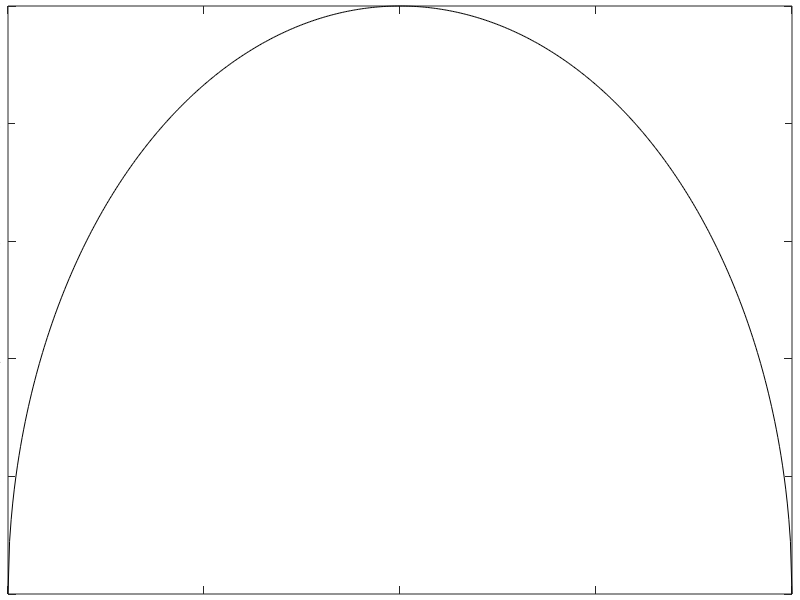

Here is the MATLAB script that generated this plot: (Note: this script raises an error after producing the figure.)
%scDraw : Draws a blank smith chart
%
%  SYNOPSIS:
%     When called without arguments, the function draws a standard smith chart.
%     Otherwise, one may want to draw only specific curves for r and/or x values.
%     For different calling syntaxes see under SYNTAX.
%
%     See also scRay, scMove, scConCirc, scMatchCirc : available for different tasks
%     
%     
%  SYNTAX:
%     [h] = scDraw(r, x, ChColor)
%           draws only the r and x lines required
%     [h] = scDraw
%           draws a standard smith chart
%
%     And one can suppress the secondary details like scales and labels by calling:
%     [h] = scDraw(0)
%           draws 'only' a standard smith chart without r and m scales etc.
%
%  INPUT ARGUMENTS:
%     r       : A vector consisting of the desired values of r 
%     x       : A vector consisting of the desired values of x
%     ChColor : Color of the smith chart
%     xL      : a vector of x values containing left termination points for r circles
%     xR      : a vector of x values containing right termination points for r circles
%     rL      : a vector of r values containing left termination points for x arcs
%     rR      : a vector of r values containing right termination points for r arcs
%
%  OUTPUT ARGUMENT:
%     h : figure handle. If no output argument is given, the handle is returned in
%         the workspace variable ans. 
%
%  EXAMPLES:
%     (1) scDraw;
%         will draw a blank smith chart
%
%     (2) h = scDraw;
%         will draw a blank smith chart and return the gigure handle h.
%
%     (3) scDraw(0);
%         will draw a blank smith chart without scales etc.
%
%     (4) scDraw([1 2 3 4 5],[.1 2 3 4]);
%         will draw only the r lines specified by [1 2 3 4 5] and x lines [.1 2 3 4]
%
%     Mohammad Ashfaq - (31-05-2000)
%     Mohammad Ashfaq - (13-04-2006) Modified (examples included)

function H = scDraw(r, x, ChColor, xR, xL, rR, rL)

FullMapWithLabels = 1;
if nargin==1
    FullMapWithLabels   = 0;
end
if nargin<=1
    % DEFINE STANDARD DEFAULT FOR r
    r= [0.00, 0.05, 0.10, 0.15, 0.20, 0.25, 0.30, 0.35, 0.40, 0.45, 0.50, 0.50, 0.55, 0.60, 0.65,...
            0.70, 0.75, 0.80, 0.85, 0.90, 0.95, 1.00, 1.10, 1.20, 1.30, 1.40, 1.50, 1.50, 1.60, 1.70,...
            1.80, 1.90, 2.00, 2.20, 2.40, 2.50, 2.60, 2.80, 3.00, 3.50, 4.00, 4.50, 5.00, 6.00, 7.00,...
            8.00, 9.00, 10.0, 15.0, 20.0, 50.0];
    xR=[   0,    1,    2,    1,    4,    1,    2,    1,    4,    1,    2,    5,     1,   4,    1,...
            2,    1,    4,    1,    2,    1,   10,    2,    4,    2,    4,    2,     5,   4,    2,...
            4,    2,   20,    2,    2,    5,    2,    2,   10,    5,   10,    5,    10,  10,   10,...
            10,   10,   20,   20,   50,   0];
    
    xL=[   0,    0,    0,    0,    0,    0,    0,    0,    0,    0,    0,     4,     0,   0,    0,...
            0,    0,    0,    0,    0,    0,    0,    0,    0,    0,    0,     0,     4,   0,    0,...
            0,    0,    0,    0,    0,    2,    0,    0,    0,    0,    0,     0,     0,   0,    0,...
            0,    0,    0,    0,    0,    0];
    rPrint = [0.1:0.1:1.0,1.5 2.0 3.0 4.0 5.0 10 20 50];
    
    % DEFINE STANDARD DEFAULT FOR x
    x=[0.05, 0.10, 0.15, 0.20, 0.25, 0.30, 0.35, 0.40, 0.45, 0.50,  0.50, 0.55, 0.60, 0.65, 0.70,...
            0.75, 0.80, 0.85, 0.90, 0.95, 1.00, 1.10, 1.20, 1.30, 1.40,  1.50, 1.50, 1.60, 1.70, 1.80,...
            1.90, 2.00, 2.20, 2.40, 2.50, 2.60, 2.80, 3.00, 3.20, 3.40,  3.50, 3.60, 3.80, 4.00, 4.50,...
            5.00, 6.00, 7.00, 8.00, 9.00, 10.0, 15.0, 20.0, 50.0];
    rR=  [1,    2,    1,    3,    1,    2,    1,    3,    1,    2,     5,    1,    3,    1,    2,...
            1,    3,    1,    2,    1,   10,    2,    3,    2,    3,     2,    5,    3,    2,    3,...
            2,   10,    2,    2,    5,    2,    2,   10,    2,    2,     5,    2,    2,   10,    5,...
            10,   10,   10,   10,   10,   20,   20,   50,   0];
    
    rL=  [0,    0,    0,    0,    0,    0,    0,    0,    0,    0,     3,    0,     0,   0,    0,...
            0,    0,    0,    0,    0,    0,    0,    0,    0,    0,     0,    3,     0,   0,    0,...
            0,    0,    0,    0,    2,    0,    0,    0,    0,    0,     2,    0,     0,   0,    0,...
            0,    0,    0,    0,    0,    0,    0     0,    0];
    xPrint  = [0.1:0.1:1.0,1.5 2.0 3.0 4.0 5.0 10 20 50];
    ChColor = 'k';
end

if (nargin == 2)||(nargin ==3)
    rR = zeros(size(x));
    rL = zeros(size(x));
    xR = zeros(size(r));
    xL = zeros(size(r));
    rPrint = r;
    xPrint = x;
end
if nargin ==2 
    ChColor = 'k';
end

if isempty(get(gcf, 'name')) || nargin ==0
    H = gcf;
    set(gcf,'name','Smith Chart');
    set(gca,'color','w');
    whitebg(gcf,'w');
    set(gca,'position',[0.01 0.01 0.98 0.98]);
    scPresent = 0;
else
    scPresent = 1;
end


% DRAW r CIRCLES
scResCirc(r, ChColor, xR, xL);
axis equal;
axis off;


% DRAW x ARCS
scReacArc(x, 1, ChColor, rR, rL);
scReacArc(x, -1, ChColor, rR, rL);

if ~scPresent
    
    % DRAW THE OUTER CIRCLE AND THE X-AXIS
    h = plot([-1 1],[0 0], ChColor);
    set(get(get(h,'Annotation'),'LegendInformation'),...
        'IconDisplayStyle','off'); % Exclude line from legend
    h=plot(-1:.001:1, sqrt(1-(-1:.001:1).^2), ChColor);
    set(get(get(h,'Annotation'),'LegendInformation'),...
        'IconDisplayStyle','off'); % Exclude line from legend
    h=plot(-1:.001:1,-sqrt(1-(-1:.001:1).^2), ChColor);
    set(get(get(h,'Annotation'),'LegendInformation'),...
        'IconDisplayStyle','off'); % Exclude line from legend
    
    % PRINT r VALUES
    scPrnVal(rPrint, 'r');
    
    % PRINT x VALUES
    scPrnVal(xPrint, 'x');
    
    % DRAW THE ANGLE BOUNDARY
    scConCirc(1.01,ChColor,1);
    scConCirc(1.08,ChColor,1);
    scAngles(1.01, 1.08, ChColor);
    
    % DRAW THE LENGTH BOUNDARY
    scConCirc(1.085,ChColor,1);
    scConCirc(1.16,ChColor,1);
    scLength(1.085, 1.16, ChColor);
    
    if FullMapWithLabels
        scScales(ChColor);
        scLabels(ChColor);
    end
end

function scResCirc(r, LinCol, xR, xL)
% scResCirc: draws r circles in the smith chart
%
%  SYNOPSIS:
%     This fuction draws r circles which have their centers on the real axis and
%     the radius is always such that they pass through the point (1,0).
%     The function is called by scDraw to do so. 
%     
%  SYNTAX:
%     scResCirc(r, LinCol, xR, xL)
%
%  INPUT ARGUMENTS:
%     r      : a vector consisting of the desired values of r 
%     LinCol : desired color of the circle(s)
%     xR     : a vector containing right termination points for r circles
%     xL     : a vector containing left termination points for r circles
%
%  OUTPUT ARGUMENT:
%     none

% PLOT CIRCLES
for ii = 1:length(r)
    rc = r(ii);
    if xR(ii)~=0
        xc1 = xR(ii);
        [xco1, yco1] = scPOI(rc, xc1);
    else
        xco1 = 1;
    end
    
    if xL(ii)~=0
        [xco2, yco2] = scPOI(rc, xL(ii));
    else
        xco2 = 20;
    end
    if xco1 < xco2
        u      = linspace((rc-1)/(rc+1), xco1, 500);
        vplus  = sqrt((1/(1+rc))^2-(u-rc/(1+rc)).^2);
        vminus = (-sqrt((1/(1+rc))^2-(u-rc/(1+rc)).^2));
        h = plot(real(u),real(vplus),LinCol);
        set(get(get(h,'Annotation'),'LegendInformation'),...
        'IconDisplayStyle','off'); % Exclude line from legend

        hold on;
        h=plot(real(u),real(vminus),LinCol);
        set(get(get(h,'Annotation'),'LegendInformation'),...
        'IconDisplayStyle','off'); % Exclude line from legend
    end
    if xco2 ~= 20
        u      = linspace(xco2, xco1, 200);
        vplus  = sqrt((1/(1+rc))^2-(u-rc/(1+rc)).^2);
        vminus = (-sqrt((1/(1+rc))^2-(u-rc/(1+rc)).^2));
        h = plot(real(u),real(vplus),LinCol);
        set(get(get(h,'Annotation'),'LegendInformation'),...
        'IconDisplayStyle','off'); % Exclude line from legend
        hold on;
        h = plot(real(u),real(vminus),LinCol);
        set(get(get(h,'Annotation'),'LegendInformation'),...
        'IconDisplayStyle','off'); % Exclude line from legend
    end
end

function scReacArc(x,updown,LinCol,rR, rL)
%scReacArc: draws x arcs in the smith chart
%
%  SYNOPSIS:
%     This fuction draws x arcs which have their centers on the the line parallel
%     to the imaginary axis and passing through the point (1,0).
%
%     The function is called by scDraw to do so. 
%     
%  SYNTAX:
%     scReacArc(x, updown, LinCol, rR, rL)
%
%  INPUT ARGUMENTS:
%     x     : a vector consisting of the desired values of x
%     updown: draw arc in the upper(lower) half plane if positive(negative)
%     LinCol: desired color of the arc
%     rR    : a vector containing left termination points for x arcs
%     rL    : a vector containing right termination points for x arcs
%
%  OUTPUT ARGUMENT:
%     none

for jj=1:length(x)
    xc     = x(jj);
    if rR(jj)~=0
        rc1 = rR(jj);
        [xco1, yco1] = scPOI(rR(jj), xc);
    else
        xco1 = 1;
        yco1 = 0;
    end
    
    if rL(jj)~=0
        [xco2, yco2] = scPOI(rL(jj), xc);
    else
        xco2 = 20;
        yco2 = 0;
    end
    if xco1 < xco2 && xc~=0
        % FOR THE ARCS STARTING FROM THE OUTERMOST CIRCLE
        if xc <= 1
            % IF THE 9'O CLOCK POS. OF THE X ARC DOES NOT LIE WITHIN THE SMITH CHART
            uup = [];
            vup = [];
            udn = linspace((xc^2-1)/(xc^2+1), xco1, 500);
            vdn = sign(updown)*(1/xc-sqrt((1/xc)^2-(udn-1).^2));
            
        elseif (1/xc-sqrt((1/xc)^2-(1-1/xc-1).^2)) < yco1
            % IF THE 9'O CLOCK POS. OF THE X ARC  IS LOWER THAN POINT OF INTERSECTION
            uup = linspace(xco1,(xc^2-1)/(xc^2+1),100);
            vup = sign(updown)*(1/xc+sqrt(1/xc^2-(uup-1).^2));
            udn = [];
            vdn = [];
        else
            % IF THE 9'O CLOCK POS. OF THE X ARC  IS HIGHER THAN POINT OF INTERSECTION
            uup = linspace(1-1/xc,(xc^2-1)/(xc^2+1),100);
            vup = sign(updown)*(1/xc+sqrt(1/xc^2-(uup-1).^2));
            udn = linspace(1-1/xc,xco1,500);
            vdn = sign(updown)*(1/xc-sqrt((1/xc)^2-(udn-1).^2));
        end
    end
    if xco2~=20 && xc~=0
        if (1/xc-sqrt((1/xc)^2-(1-1/xc-1).^2)) > yco2
            uup = [];
            vup = [];
            udn = linspace(xco2, xco1, 500);
            vdn = sign(updown)*(1/xc-sqrt((1/xc)^2-(udn-1).^2));
        else
            % IF THE 9'O CLOCK POS. OF THE X ARC  IS LOWER THAN POINT OF INTERSECTION
            uup = linspace(1-1/xc,xco2,100);
            vup = sign(updown)*(1/xc+sqrt(1/xc^2-(uup-1).^2));
            udn = linspace(1-1/xc,xco1,500);
            vdn = sign(updown)*(1/xc-sqrt((1/xc)^2-(udn-1).^2));
        end
    end
    if xc~=0
        h = plot(real(uup),real(vup),LinCol);
        set(get(get(h,'Annotation'),'LegendInformation'),...
        'IconDisplayStyle','off'); % Exclude line from legend
        h = plot(real(udn),real(vdn),LinCol);
        set(get(get(h,'Annotation'),'LegendInformation'),...
        'IconDisplayStyle','off'); % Exclude line from legend
    end
end

function scPrnVal(vPrn, rORx)
%scPrnVal: Prints x and r values on the smith chart
%
%  SYNOPSIS:
%     This fuction prints x and r values on the smith chart.
%
%     THIS function is called internally from the function scDraw.
%     
%  SYNTAX:
%     scPrnVal(vPrn, rORx)
%
%  INPUT ARGUMENTS:
%     vPrn  : value to be printed
%     rORx  : whether an 'r' or an 'x' value is to be printed.
%
%  OUTPUT ARGUMENT:
%     none

if rORx == 'x'
    % PRINT x VALUES
    for jj = 1 : length(vPrn)
        xc   = vPrn(jj);
        [xco1, yco1] = scPOI(0, xc);
        [xco2, yco2] = scPOI(1, xc);
        
        if floor(xc)==xc && length(num2str(floor(xc)))>=2
            PrStr='%0.0f';
        else
            PrStr='%0.1f';
        end
        
        h = text (min(xco1), max(yco1), num2str(xc,PrStr));
        set(h,'color','r', 'rotation', 180*atan2(1-min(xco1), max(yco1)-abs(1/xc))/pi, 'fontsize', 4.5, 'HorizontalAlignment', 'right', 'VerticalAlignment', 'bottom');
        
        h = text (min(xco1), -max(yco1), num2str(xc, PrStr));
        set(h,'color','r', 'rotation', 180+180*atan2(-1+min(xco1), max(yco1)-abs(1/xc))/pi, 'fontsize', 4.5, 'HorizontalAlignment', 'left', 'VerticalAlignment', 'bottom');
        if xc <=1
            h = text (min(xco2), -max(yco2), num2str(xc, PrStr));
            set(h,'color','r', 'rotation', 180+180*atan2(-1+min(xco2), max(yco2-abs(1/xc)))/pi, 'fontsize', 4.5, 'HorizontalAlignment', 'left', 'VerticalAlignment', 'bottom');
            
            h = text (min(xco2), max(yco2), num2str(xc, PrStr));
            set(h,'color','r', 'rotation', 180*atan2(1-min(xco2), max(yco2)-abs(1/xc))/pi, 'fontsize', 4.5, 'HorizontalAlignment', 'right', 'VerticalAlignment', 'bottom');
        end
    end
elseif rORx == 'r'
    % PRINT r VALUES
    for jj = 1 : length(vPrn)
        rc   = vPrn(jj);
        xco1 = (rc-1)/(rc+1);
        yco1 = 0.01;
        [xco2, yco2] = scPOI(rc, 1);
        if floor(rc)==rc && length(num2str(floor(rc)))>=2
            PrStr='%0.0f';
        else
            PrStr='%0.1f';
        end
        h = text (xco1, yco1, num2str(rc,PrStr));
        set(h,'color','r','rotation',90,'fontsize',4.5,'HorizontalAlignment','left', 'VerticalAlignment', 'bottom');
        if rc <= 1
            h = text (xco2, yco2, num2str(rc,PrStr));
            set(h,'color','r','rotation',180*atan2(rc/(1+rc)-xco2, yco2)/pi, 'fontsize',4.5,'HorizontalAlignment','left', 'VerticalAlignment', 'bottom');
            h = text (xco2, -yco2, num2str(rc,PrStr));
            set(h,'color','r','rotation', 180+180*atan2(rc/(1+rc)-xco2, -yco2)/pi, 'fontsize',4.5,'HorizontalAlignment','left', 'VerticalAlignment', 'bottom');
        end
    end
else
    error('scPrnVal.m: The second argument must either be r or x');
end

function scAngles(inr, outr, color)
%scAngles: subdivides and shows angles on smith chart boundary
%
%  SYNOPSIS:
%     Marks angles on the outer periphery of the smith chart. The function is called
%     by scDraw to do so. May not produce desired results if called from the matlab
%     command prompt.
%
%     see also scDraw, scLength, sc
%     
%  SYNTAX:
%     scAngles(inr, outr, color)
%
%  INPUT ARGUMENTS:
%     inr   : radiur of the circle
%     outr  : radiur of the circle
%     color : desired color of the circle
%
%  OUTPUT ARGUMENT:
%     none

for ii=0:2:360
    if floor(ii/10) ~= ii/10
        h= plot([inr*cos(pi*ii/180), inr*1.015*cos(pi*ii/180)], [inr*sin(pi*ii/180), inr*1.015*sin(pi*ii/180)], 'k');
        set(get(get(h,'Annotation'),'LegendInformation'),...
        'IconDisplayStyle','off'); % Exclude line from legend
    else
        h = plot([inr*cos(pi*ii/180), inr*1.025*cos(pi*ii/180)], [inr*sin(pi*ii/180), inr*1.025*sin(pi*ii/180)], color);
        set(get(get(h,'Annotation'),'LegendInformation'),...
        'IconDisplayStyle','off'); % Exclude line from legend
        if ii~=360
            degstr = [num2str(ii),'^{o}'];
            h = text(inr*1.04*cos(pi*(ii)/180), inr*1.04*sin(pi*(ii)/180), degstr);
            set(h,'HorizontalAlignment','center','color',color,'rotation',270+ii+2.5,'fontsize',6);
        end
    end
end

function scLength(inr, outr, color)
%scLength: draw length marks on the outer boundary of the smith chart
%
%  SYNOPSIS:
%     Marks angles on the outer periphery of the smith chart
%     
%  SYNTAX:
%     scLength(inr, outr, color)
%
%  INPUT ARGUMENTS:
%     inr   : radiur of the circle
%     outr  : radiur of the circle
%     color : desired color of the circle
%
%  OUTPUT ARGUMENT:
%     none

VecLen = 0:.002:0.5;
for ii= 1:length(VecLen)
    if floor((ii-1)/5) ~= (ii-1)/5,
        h= plot([inr*cos(pi*(180-100*VecLen(ii)*7.2)/180), 1.015*inr*cos(pi*(180 - 100*VecLen(ii)*7.2)/180)], [inr*sin(pi*(180 - 100*VecLen(ii)*7.2)/180), 1.015*inr*sin(pi*(180 - 100*VecLen(ii)*7.2)/180)], color);
        set(get(get(h,'Annotation'),'LegendInformation'),...
        'IconDisplayStyle','off'); % Exclude line from legend
    else
        h =plot([inr*cos(pi*(180 - 100*VecLen(ii)*7.2)/180), 1.025*inr*cos(pi*(180 - 100*VecLen(ii)*7.2)/180)], [inr*sin(pi*(180 - 100*VecLen(ii)*7.2)/180), 1.025*inr*sin(pi*(180 - 100*VecLen(ii)*7.2)/180)], 'k');
        set(get(get(h,'Annotation'),'LegendInformation'),...
        'IconDisplayStyle','off'); % Exclude line from legend
        if VecLen(ii)~=0.5
            h = text(inr*1.04*cos(pi*((180 - 100*VecLen(ii)*7.2))/180), inr*1.04*sin(pi*(180 - 100*VecLen(ii)*7.2)/180), num2str(VecLen(ii),'%0.2f'));
            set(h,'color',color,'rotation',90+3.6-100*VecLen(ii)*7.2,'fontsize',6,'HorizontalAlignment','center');
        end
    end
end

function scScales(col)
%scScales: draws the reflection factor and m scales on the smith chart
%
%  SYNOPSIS:
%     This function draws the reflection factor and m scales on the smith chart
%     The function is called by scDraw to do so. 
%     
%  SYNTAX:
%     scScales(col)
%
%  INPUT ARGUMENTS:
%     none
%
%  OUTPUT ARGUMENT:
%     none

if nargin < 1
    col = 'r';
end;

% DRAW BASE LINES
hold on;
yB = 1.50;
xB = 0.05;

h=plot(xB+[0 1], (yB+0.00)*[1 1], col);
set(get(get(h,'Annotation'),'LegendInformation'),...
        'IconDisplayStyle','off'); % Exclude line from legend
h=plot(xB+[0 1], (yB+0.01)*[1 1], col);
set(get(get(h,'Annotation'),'LegendInformation'),...
        'IconDisplayStyle','off'); % Exclude line from legend

% DRAW r DIVISIONS  AND PLACE r TEXT LABELS
for jj = 0:10
    h = plot(xB+[jj,jj]/10, [yB+0.01, yB+.04],col);
    set(get(get(h,'Annotation'),'LegendInformation'),...
        'IconDisplayStyle','off'); % Exclude line from legend
    if jj ~=10
        h = plot(xB+[jj+.5,jj+.5]/10,[yB+0.01, yB+0.03],col);
        set(get(get(h,'Annotation'),'LegendInformation'),...
        'IconDisplayStyle','off'); % Exclude line from legend
    end
    h = text(xB+jj/10, yB+0.05,num2str((10-jj)/10,'%1.1f'));
    set(h,'rotation',90,'fontsize',5,'fontname','Times New Roman');
end

% PUT CAPTION TEXT ETC. FOR REFLECTION FACTOR
h = text(xB+0.5, yB+0.18, 'Reflection Factor |\Gamma|');
set (h, 'fontname','Times New Roman','fontsize', 8,'fontname','Times New Roman','HorizontalAlignment','center');
h = text(xB+0.15, yB+0.18, '<');
set (h, 'color',col);
h = plot(xB+[0.15 0.25], (yB+0.18)*[1 1], col);
set(get(get(h,'Annotation'),'LegendInformation'),...
        'IconDisplayStyle','off'); % Exclude line from legend


% DRAW REFLECTED POWER DIVISIONS  AND PLACE TEXT LABELS
PVal = [1:-0.1:0.2, 0.1:-0.02:0.02, 0.01 0.0];
for jj = 1: length(PVal)
    h = plot(xB+[1-sqrt(PVal(jj)), 1-sqrt(PVal(jj))], [yB, yB-0.03], col);
    set(get(get(h,'Annotation'),'LegendInformation'),...
        'IconDisplayStyle','off'); % Exclude line from legend
    if jj ~=length(PVal)
        h = plot(xB+[1-sqrt((PVal(jj)+PVal(jj+1))/2), 1-sqrt((PVal(jj)+PVal(jj+1))/2)], [yB, yB-.02],col);
        set(get(get(h,'Annotation'),'LegendInformation'),...
        'IconDisplayStyle','off'); % Exclude line from legend
    end
    if PVal(jj)>0 && PVal(jj)<0.1
        PrStr = '%1.2f';
    else
        PrStr = '%1.1f';
    end
    h = text(xB+1-sqrt(PVal(jj)), yB-0.04,num2str(PVal(jj),'%1.2f'));
    set(h,'rotation',90,'HorizontalAlignment','right','fontname','Times New Roman','fontsize',5);
end


% PUT CAPTION TEXT ETC. FOR REFLECTED POWER
h = text(xB+0.5, yB-0.19, 'Reflected Power');
set (h, 'fontname','Times New Roman','fontsize', 8,'fontname','Times New Roman','HorizontalAlignment','center');
h = text(xB+0.15, yB-0.19, '<');
set (h, 'color',col);
h=plot(xB+[0.15 0.25], (yB-0.19)*[1 1],col);
set(get(get(h,'Annotation'),'LegendInformation'),...
        'IconDisplayStyle','off'); % Exclude line from legend


% ESTABLISH AND DRAW SCALES FOR m
mValMain = 0:0.1:1;
rUpMain  = abs((mValMain-1)./(mValMain+1));
mValSub  = 0.05:0.1:0.95;
rUpSub   = abs((mValSub-1)./(mValSub+1));

mdBMain  = [0:2:10 15 20 30 40];
rDoMain  = abs((10.^(-mdBMain/20)-1)./(1+10.^(-mdBMain/20)));
mdBSub   = [1 3 5 7 9 11 12 13 14 16 17 18 19 22 24 26 28];
rDoSub   = abs((10.^(-mdBSub/20)-1)./(1+10.^(-mdBSub/20)));

h = plot(-xB-[0 1], (yB+0.00)*[1 1], col);
set(get(get(h,'Annotation'),'LegendInformation'),...
        'IconDisplayStyle','off'); % Exclude line from legend
h = plot(-xB-[0 1], (yB+0.01)*[1 1], col);
set(get(get(h,'Annotation'),'LegendInformation'),...
        'IconDisplayStyle','off'); % Exclude line from legend


% DRAW m DIVISIONS  AND PLACE m TEXT LABELS
for jj = 1:length(mValMain)
    h = plot(-xB-[rUpMain(jj),rUpMain(jj)], [yB+0.01, yB+.04],col);
    set(get(get(h,'Annotation'),'LegendInformation'),...
        'IconDisplayStyle','off'); % Exclude line from legend
    h = text(-xB-rUpMain(jj), yB+0.05,num2str(mValMain(jj),'%1.1f'));
    set(h,'rotation',90,'fontsize',5,'fontname','Times New Roman');
end
for jj = 1:length(mValSub)
    h = plot(-xB-[rUpSub(jj),rUpSub(jj)], [yB+0.01, yB+.03],col);
    set(get(get(h,'Annotation'),'LegendInformation'),...
        'IconDisplayStyle','off'); % Exclude line from legend
end

% PUT CAPTION TEXT ETC. FOR REFLECTION FACTOR
h = text(-xB-0.5, yB+0.18, 'm = |u_{min}/u_{max}|');
set (h, 'fontname','Times New Roman','fontsize', 8,'fontname','Times New Roman','HorizontalAlignment','center');
h = text(-xB-0.145, yB+0.18, '<');
set (h, 'color',col,'rotation',180);
h = plot(-xB-[0.15 0.25], (yB+0.18)*[1 1], col);
set(get(get(h,'Annotation'),'LegendInformation'),...
        'IconDisplayStyle','off'); % Exclude line from legend



% DRAW mdB DIVISIONS  AND PLACE mdB TEXT LABELS
for jj = 1:length(mdBMain)
    h = plot(-xB-[rDoMain(jj),rDoMain(jj)], [yB, yB-.03],col);
    set(get(get(h,'Annotation'),'LegendInformation'),...
        'IconDisplayStyle','off'); % Exclude line from legend
    h = text(-xB-rDoMain(jj), yB-0.04, num2str(mdBMain(jj), '%.0f'));
    set(h,'rotation',90,'fontsize',5,'fontname','Times New Roman','HorizontalAlignment','right');
end
h = plot(-xB-[1,1], [yB, yB-.03],col);
set(get(get(h,'Annotation'),'LegendInformation'),...
        'IconDisplayStyle','off'); % Exclude line from legend
h = text(-xB-1, yB-0.04, '\infty');
set(h,'rotation',90,'fontsize',5,'HorizontalAlignment','right');


for jj = 1:length(mdBSub)
    h = plot(-xB-[rDoSub(jj),rDoSub(jj)], [yB, yB-.02],col);
    set(get(get(h,'Annotation'),'LegendInformation'),...
        'IconDisplayStyle','off'); % Exclude line from legend
end

% PUT CAPTION TEXT ETC. FOR mdB
h = text(-xB-0.5, yB-0.19, 'm_{dB}');
set (h, 'fontname','Times New Roman','fontsize', 8,'fontname','Times New Roman','HorizontalAlignment','center');
h = text(-xB-0.75, yB-0.19, '<');
set (h, 'color',col);
h = plot(-xB-[0.65 0.75], (yB-0.19)*[1 1], col);
set(get(get(h,'Annotation'),'LegendInformation'),...
        'IconDisplayStyle','off'); % Exclude line from legend

function scLabels(col)
%scLabels: Draws different standard labels on smith chart
%
%  SYNOPSIS:
%     This function draws different standard labels on smith chart. This function is
%     called by scDraw to to so. If called from the matlab commant prompt, it may not
%     produce the desired results.
%
%     
%  SYNTAX:
%     scLabels(col)
%
%  INPUT ARGUMENTS:
%     col : color
%
%  OUTPUT ARGUMENT:
%     none

if nargin < 1
    col = 'r';
end;
% LABEL FOR INNER SCALE
r  = 1.25;
th = (145:-.1:140)*pi/180;
h = plot (r*cos(th), r*sin(th),col);
set(get(get(h,'Annotation'),'LegendInformation'),...
        'IconDisplayStyle','off'); % Exclude line from legend
h = text(r*cos(th(1)), r*sin(th(1)), '<');
set(h,'rotation',(th(1)-pi/2)*180/pi,'VerticalAlignment','middle');

PStr = 'arg(r) Inner Scale';
th = (linspace(140,120,length(PStr)))*pi/180;
for jj = 1: length(PStr)
    h = text(r*cos(th(jj)), r*sin(th(jj)), PStr(jj));
    set(h,'rotation',(th(jj)-pi/2)*180/pi, 'fontsize',9, 'fontname','Times New Roman');
end

% LABEL FOR OUTER SCALE
r  = 1.35;
th = (125:-.1:120)*pi/180;
h = plot (r*cos(th), r*sin(th),col);
set(get(get(h,'Annotation'),'LegendInformation'),...
        'IconDisplayStyle','off'); % Exclude line from legend
h = text(r*cos(th(length(th))), r*sin(th(length(th))), '<');
set(h,'rotation',(th(length(th))+pi/2)*180/pi,'VerticalAlignment','middle');

th = [146 145 144]*pi/180;
h = text(r*cos(th(1)), r*sin(th(1)), 'L');
set(h,'rotation',(th(1)-pi/2)*180/pi, 'fontsize',9, 'fontname','Times New Roman');
h = text(r*cos(th(2)), r*sin(th(2)), '/');
set(h,'rotation',(th(2)-pi/2)*180/pi, 'fontsize',9, 'fontname','Times New Roman');
h = text(r*cos(th(3)), r*sin(th(3)), '\lambda');
set(h,'rotation',(th(3)-pi/2)*180/pi, 'fontsize',9);


PStr = 'Outer scale';
th = (linspace(142,126,length(PStr)))*pi/180;
for jj = 1: length(PStr)
    h = text(r*cos(th(jj)), r*sin(th(jj)), PStr(jj));
    set(h,'rotation',(th(jj)-pi/2)*180/pi, 'fontsize',9, 'fontname','Times New Roman');
end


% PRINT ZL =   AT THE BOTTOM RIGHT CORNER

% h = text (1.0, -1, 'Z_C =  50 \Omega');
% set(h, 'fontname', 'Times New Roman', 'fontsize', 14,'HorizontalAlignment', 'right');


% DRAW THE TRANSMISSION LINE SYMBOL AT THE BOTTOM LEFT CORNER

% TL OUTLINE
Lx = -1.00;
Rx = -0.75;
Ty = -0.95;
By = -1.05;
h = plot([Lx Rx],[Ty Ty], col);
set(get(get(h,'Annotation'),'LegendInformation'),...
        'IconDisplayStyle','off'); % Exclude line from legend
h =plot([Lx Rx],[By By], col);
set(get(get(h,'Annotation'),'LegendInformation'),...
        'IconDisplayStyle','off'); % Exclude line from legend

% CONNECTION POINTS
Cx = 0.03;
h=plot([Rx-Cx Rx-Cx Lx Lx],[Ty By Ty By], ['.' col]);
set(h,'linewidth',1.5);
set(get(get(h,'Annotation'),'LegendInformation'),...
        'IconDisplayStyle','off'); % Exclude line from legend

% CONNECTIVE LINES
Cy = 0.02;
h=plot([Rx Rx],[Ty Ty-Cy], col);
set(get(get(h,'Annotation'),'LegendInformation'),...
        'IconDisplayStyle','off'); % Exclude line from legend
h=plot([Rx Rx],[By By+Cy], col);
set(get(get(h,'Annotation'),'LegendInformation'),...
        'IconDisplayStyle','off'); % Exclude line from legend

% IMPEDANCE HORIZONTAL LINES
Ix = 0.01;
h=plot([Rx-Ix Rx+Ix], [By+Cy By+Cy] , col);
set(get(get(h,'Annotation'),'LegendInformation'),...
        'IconDisplayStyle','off'); % Exclude line from legend
h=plot([Rx-Ix Rx+Ix], [Ty-Cy Ty-Cy] , col);
set(get(get(h,'Annotation'),'LegendInformation'),...
        'IconDisplayStyle','off'); % Exclude line from legend

% IMPEDANCE VERTICAL LINES
h=plot([Rx-Ix Rx-Ix], [Ty-Cy By+Cy] , col);
set(get(get(h,'Annotation'),'LegendInformation'),...
        'IconDisplayStyle','off'); % Exclude line from legend
h=plot([Rx+Ix Rx+Ix], [Ty-Cy By+Cy] , col);
set(get(get(h,'Annotation'),'LegendInformation'),...
        'IconDisplayStyle','off'); % Exclude line from legend

% LABEL R+jX
h = text (Lx,(Ty+By)/2,'R + jX');
set (h, 'fontname', 'Times New Roman', 'fontsize', 5);

% LABEL l and lines etc.
h = text ((Rx+Lx-Cx)/2, By -0.05,'L');
set (h, 'fontname', 'Times New Roman', 'fontsize', 5, 'HorizontalAlignment', 'center');
h=plot([Lx    (Rx+Lx-Cx)/2-0.01],[By-0.05 By-0.05], col);
set(get(get(h,'Annotation'),'LegendInformation'),...
        'IconDisplayStyle','off'); % Exclude line from legend
h=plot([Rx-Cx (Rx+Lx-Cx)/2+0.01],[By-0.05 By-0.05], col);
set(get(get(h,'Annotation'),'LegendInformation'),...
        'IconDisplayStyle','off'); % Exclude line from legend
h=plot([Lx    Lx   ], [By-0.04 By-0.06],col);
set(get(get(h,'Annotation'),'LegendInformation'),...
        'IconDisplayStyle','off'); % Exclude line from legend
h=plot([Rx-Cx Rx-Cx], [By-0.04 By-0.06],col);
set(get(get(h,'Annotation'),'LegendInformation'),...
        'IconDisplayStyle','off'); % Exclude line from legend